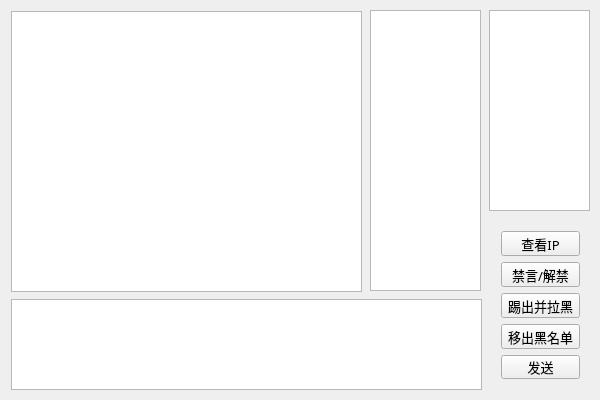
<?xml version="1.0" encoding="UTF-8"?>
<ui version="4.0">
 <class>Widget</class>
 <widget class="QWidget" name="Widget">
  <property name="geometry">
   <rect>
    <x>0</x>
    <y>0</y>
    <width>600</width>
    <height>400</height>
   </rect>
  </property>
  <property name="minimumSize">
   <size>
    <width>600</width>
    <height>400</height>
   </size>
  </property>
  <property name="maximumSize">
   <size>
    <width>600</width>
    <height>400</height>
   </size>
  </property>
  <property name="font">
   <font>
    <family>黑体</family>
    <pointsize>10</pointsize>
   </font>
  </property>
  <property name="windowTitle">
   <string>聊天室服务器</string>
  </property>
  <widget class="QTextEdit" name="textEdit">
   <property name="geometry">
    <rect>
     <x>11</x>
     <y>299</y>
     <width>471</width>
     <height>91</height>
    </rect>
   </property>
   <property name="maximumSize">
    <size>
     <width>16777215</width>
     <height>100</height>
    </size>
   </property>
   <property name="font">
    <font>
     <weight>75</weight>
     <bold>true</bold>
    </font>
   </property>
   <property name="readOnly">
    <bool>false</bool>
   </property>
   <property name="html">
    <string>&lt;!DOCTYPE HTML PUBLIC &quot;-//W3C//DTD HTML 4.0//EN&quot; &quot;http://www.w3.org/TR/REC-html40/strict.dtd&quot;&gt;
&lt;html&gt;&lt;head&gt;&lt;meta name=&quot;qrichtext&quot; content=&quot;1&quot; /&gt;&lt;style type=&quot;text/css&quot;&gt;
p, li { white-space: pre-wrap; }
&lt;/style&gt;&lt;/head&gt;&lt;body style=&quot; font-family:'黑体'; font-size:10pt; font-weight:600; font-style:normal;&quot;&gt;
&lt;p style=&quot;-qt-paragraph-type:empty; margin-top:0px; margin-bottom:0px; margin-left:0px; margin-right:0px; -qt-block-indent:0; text-indent:0px; font-family:'SimSun'; font-size:9pt; font-weight:400;&quot;&gt;&lt;br /&gt;&lt;/p&gt;&lt;/body&gt;&lt;/html&gt;</string>
   </property>
  </widget>
  <widget class="QListWidget" name="userlist">
   <property name="geometry">
    <rect>
     <x>370</x>
     <y>10</y>
     <width>111</width>
     <height>281</height>
    </rect>
   </property>
   <property name="font">
    <font>
     <family>微软雅黑 Light</family>
     <pointsize>10</pointsize>
     <weight>75</weight>
     <bold>true</bold>
    </font>
   </property>
  </widget>
  <widget class="QListWidget" name="bList">
   <property name="geometry">
    <rect>
     <x>489</x>
     <y>10</y>
     <width>101</width>
     <height>201</height>
    </rect>
   </property>
   <property name="minimumSize">
    <size>
     <width>0</width>
     <height>0</height>
    </size>
   </property>
   <property name="maximumSize">
    <size>
     <width>16777215</width>
     <height>99999</height>
    </size>
   </property>
   <property name="font">
    <font>
     <family>微软雅黑 Light</family>
     <pointsize>10</pointsize>
     <weight>75</weight>
     <bold>true</bold>
    </font>
   </property>
  </widget>
  <widget class="QWidget" name="">
   <property name="geometry">
    <rect>
     <x>490</x>
     <y>220</y>
     <width>101</width>
     <height>170</height>
    </rect>
   </property>
   <layout class="QVBoxLayout" name="verticalLayout">
    <item>
     <widget class="QPushButton" name="showIp">
      <property name="font">
       <font>
        <pointsize>10</pointsize>
       </font>
      </property>
      <property name="text">
       <string>查看IP</string>
      </property>
     </widget>
    </item>
    <item>
     <widget class="QPushButton" name="ban">
      <property name="font">
       <font>
        <pointsize>10</pointsize>
       </font>
      </property>
      <property name="text">
       <string>禁言/解禁</string>
      </property>
     </widget>
    </item>
    <item>
     <widget class="QPushButton" name="remove">
      <property name="font">
       <font>
        <pointsize>10</pointsize>
       </font>
      </property>
      <property name="text">
       <string>踢出并拉黑</string>
      </property>
     </widget>
    </item>
    <item>
     <widget class="QPushButton" name="pushButton">
      <property name="text">
       <string>移出黑名单</string>
      </property>
     </widget>
    </item>
    <item>
     <widget class="QPushButton" name="send">
      <property name="font">
       <font>
        <pointsize>10</pointsize>
       </font>
      </property>
      <property name="text">
       <string>发送</string>
      </property>
     </widget>
    </item>
   </layout>
  </widget>
  <widget class="QTextBrowser" name="textBrowser">
   <property name="geometry">
    <rect>
     <x>11</x>
     <y>11</y>
     <width>351</width>
     <height>281</height>
    </rect>
   </property>
   <property name="font">
    <font>
     <pointsize>10</pointsize>
     <weight>75</weight>
     <bold>true</bold>
    </font>
   </property>
  </widget>
 </widget>
 <layoutdefault spacing="6" margin="11"/>
 <resources/>
 <connections/>
</ui>
